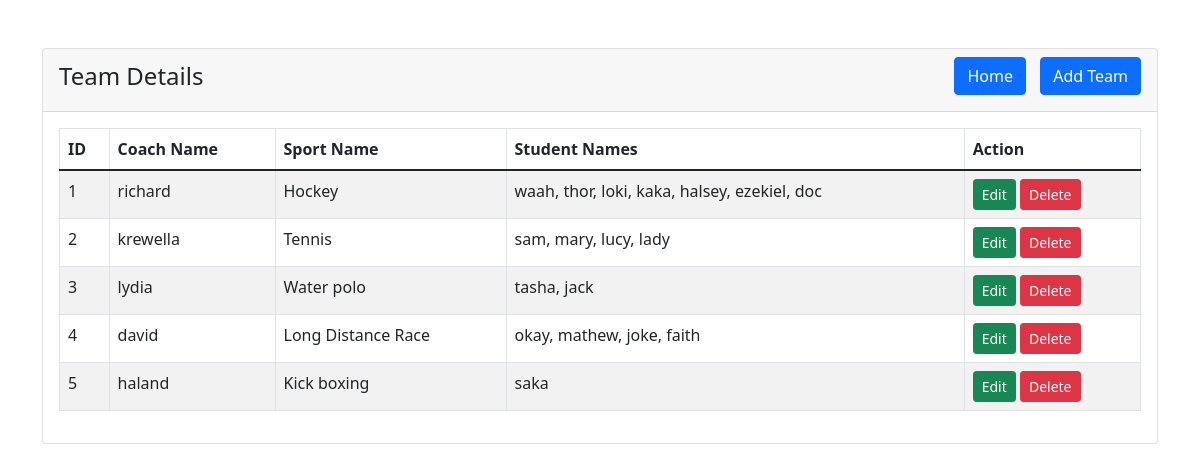
Screenshot of /admin/team_details.php with the database file from the repository.
### tables this page shows
CREATE TABLE `teams` (
  `id` int(11) NOT NULL,
  `coach_id` int(11) NOT NULL,
  `sport_id` int(11) NOT NULL,
  `student_id` int(11) NOT NULL
);

CREATE TABLE `users` (
  `id` int(11) NOT NULL,
  `username` varchar(30) NOT NULL,
  `pwd` varchar(255) NOT NULL,
  `email` varchar(100) NOT NULL,
  `created_at` datetime NOT NULL DEFAULT curtime(),
  `role` varchar(50) NOT NULL DEFAULT 'student',
  `age` int(11) DEFAULT NULL,
  `gender` varchar(10) DEFAULT NULL,
  `phone_number` varchar(20) DEFAULT NULL
);

CREATE TABLE `sports` (
  `id` int(11) NOT NULL,
  `sport_name` varchar(255) NOT NULL,
  `sport_type` enum('single','double','team') NOT NULL,
  `game_type` enum('per_meter','per_quarter','per_half','per_inning','per_set','per_period','per_round') NOT NULL,
  `number_of_players` int(11) NOT NULL,
  `facility_type` enum('indoor','outdoor') NOT NULL
);

### admin/team_details.php (the view, shortened to what this page needs)
<?php
require '../includes/team.inc.php';
?>
<!DOCTYPE html>
<html lang="en">
<head>
    <link href="https://cdn.jsdelivr.net/npm/bootstrap@5.1.3/dist/css/bootstrap.min.css" rel="stylesheet">
</head>
<body>
<div class="container mt-5">
    <div class="row">
        <div class="col-md-12">
            <div class="card">
                <div class="card-header">
                    <h4 class="d-flex justify-content-between align-items-center">
                        <span>Team Details</span>
                        <div>
                            <a href="dashboard.php" class="btn btn-primary me-2">Home</a>
                            <a href="team_create.php" class="btn btn-primary">Add Team</a>
                        </div>
                    </h4>
                </div>
                <div class="card-body  table-responsive">
                    <table class="table table-bordered table-striped">
                        <thead>
                        <tr>
                            <th>ID</th>
                            <th>Coach Name</th>
                            <th>Sport Name</th>
                            <th>Student Names</th>
                            <th>Action</th>
                        </tr>
                        </thead>
                        <tbody>
<?php
try {
    $stmt = $pdo->prepare("SELECT t.id, uc.username AS coach_name, s.sport_name, GROUP_CONCAT(us.username ORDER BY us.username DESC SEPARATOR ', ') AS student_names
                           FROM teams t
                           INNER JOIN users uc ON t.coach_id = uc.id
                           INNER JOIN sports s ON t.sport_id = s.id
                           INNER JOIN users us ON t.student_id = us.id
                           GROUP BY t.coach_id, t.sport_id");
    $stmt->execute();
    if ($stmt->rowCount() > 0) {
        $count=0;
        while ($team = $stmt->fetch(PDO::FETCH_ASSOC)) {
            $count=$count+1;
?>
            <tr>
                <td><?= $count; ?></td>
                <td><?= $team['coach_name']; ?></td>
                <td><?= $team['sport_name']; ?></td>
                <td><?= $team['student_names']; ?></td>
                <td>
                    <a href="team_edit.php?id=<?= $team['id']; ?>" class="btn btn-success btn-sm">Edit</a>
                    <form action="team_details.php" method="POST" class="d-inline">
                        <button type="submit" class="btn btn-danger btn-sm">Delete</button>
                    </form>
                </td>
            </tr>
<?php
        }
    } else {
        echo "<tr><td colspan='5'><h5>No Record Found!</h5></td></tr>";
    }
} catch (PDOException $e) {
    echo "Error: " . $e->getMessage();
}
?>
                        </tbody>
                    </table>
                </div>
            </div>
        </div>
    </div>
</div>
</body>
</html>

### rows the page displays
teams: coach.username "richard", sport.sport_name "Hockey", student_names "waah, thor, loki, kaka, halsey, ezekiel, doc"
teams: coach.username "krewella", sport.sport_name "Tennis", student_names "sam, mary, lucy, lady"
teams: coach.username "lydia", sport.sport_name "Water polo", student_names "tasha, jack"
teams: coach.username "david", sport.sport_name "Long Distance Race", student_names "okay, mathew, joke, faith"
teams: coach.username "haland", sport.sport_name "Kick boxing", student_names "saka"
